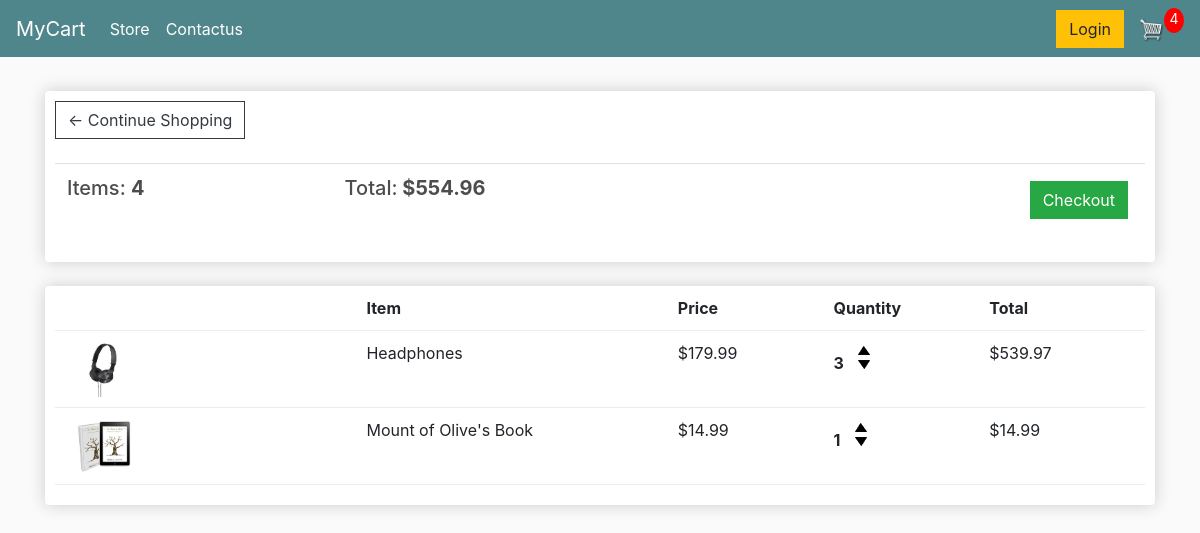
The app's page /cart/ (signed in), older data.
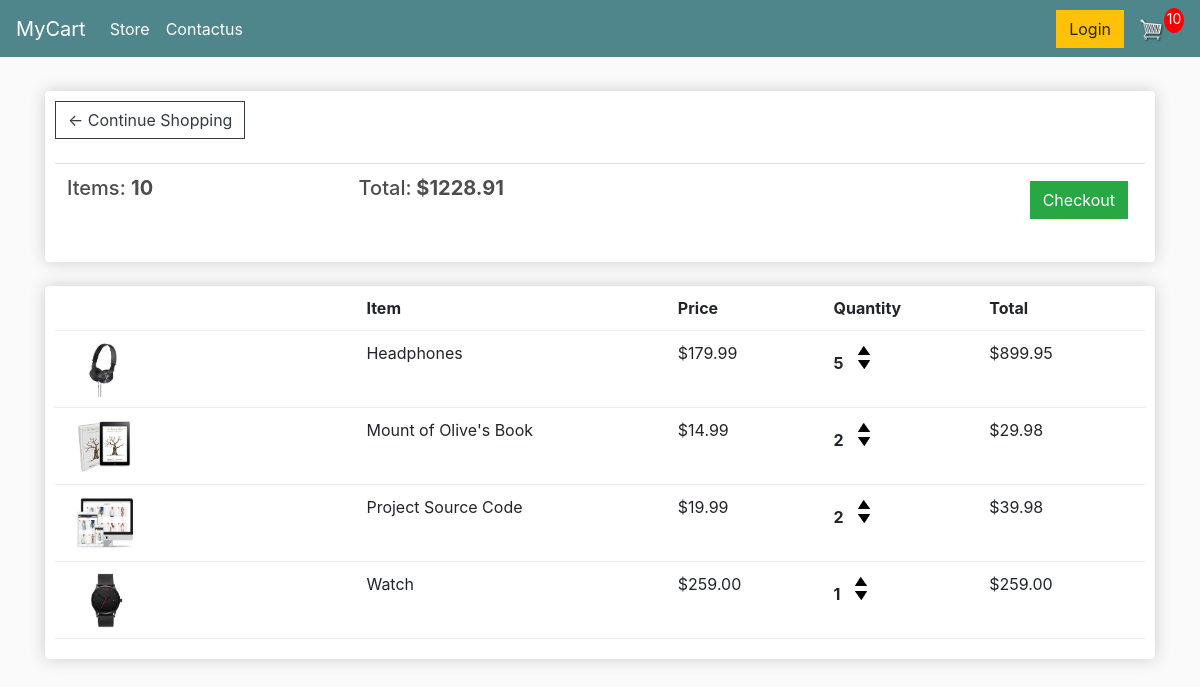
The same page, newer data.
### store/models.py (models this page shows, shortened)
class Order(models.Model):
	customer = models.ForeignKey(Customer, on_delete=models.SET_NULL, null=True, blank=True)
	date_ordered = models.DateTimeField(auto_now_add=True)
	complete = models.BooleanField(default=False)
	transaction_id = models.CharField(max_length=100, null=True)
	@property
	def get_cart_total(self):
		orderitems = self.orderitem_set.all()
		total = sum([item.get_total for item in orderitems])
		return total
	@property
	def get_cart_items(self):
		orderitems = self.orderitem_set.all()
		total = sum([item.quantity for item in orderitems])
		return total

class OrderItem(models.Model):
	product = models.ForeignKey(Product, on_delete=models.SET_NULL, null=True)
	order = models.ForeignKey(Order, on_delete=models.SET_NULL, null=True)
	quantity = models.IntegerField(default=0, null=True, blank=True)
	date_added = models.DateTimeField(auto_now_add=True)
	@property
	def get_total(self):
		total = self.product.price * self.quantity
		return total

class Product(models.Model):
	name = models.CharField(max_length=200)
	price = models.FloatField()
	digital = models.BooleanField(default=False,null=True, blank=True)
	image = models.ImageField(null=True, blank=True)
	@property
	def imageURL(self):
		try:
			url = self.image.url
		except:
			url = ''
		return url

### store/views.py (the view)
# urls.py: path('cart/', views.cart, name="cart"),
def cart(request):
	data = cartData(request)
	cartItems = data['cartItems']
	order = data['order']
	items = data['items']
	context = {'items':items, 'order':order, 'cartItems':cartItems}
	return render(request, 'store/cart.html', context)

### store/utils.py (called while the page is built)
def cartData(request):
	if request.user.is_authenticated:
		customer = request.user.customer
		order, created = Order.objects.get_or_create(customer=customer, complete=False)
		items = order.orderitem_set.all()
		cartItems = order.get_cart_items
	else:
		cookieData = cookieCart(request)
		cartItems = cookieData['cartItems']
		order = cookieData['order']
		items = cookieData['items']
	return {'cartItems':cartItems ,'order':order, 'items':items}

### store/templates/store/cart.html
{% extends 'store/main.html' %}
{% load static %}
{% block content %}
	<div class="row">
		<div class="col-lg-12">
			<div class="box-element">
				<a  class="btn btn-outline-dark" href="{% url 'store' %}">&#x2190; Continue Shopping</a>
				<br>
				<br>
				<table class="table">
					<tr>
						<th><h5>Items: <strong>{{order.get_cart_items}}</strong></h5></th>
						<th><h5>Total:<strong> ${{order.get_cart_total|floatformat:2}}</strong></h5></th>
						<th>
							<a  style="float:right; margin:5px;" class="btn btn-success" href="{% url 'checkout' %}">Checkout</a>
						</th>
					</tr>
				</table>
			</div>
			<br>
			<div class="box-element">
				<div class="cart-row">
					<div style="flex:2"></div>
					<div style="flex:2"><strong>Item</strong></div>
					<div style="flex:1"><strong>Price</strong></div>
					<div style="flex:1"><strong>Quantity</strong></div>
					<div style="flex:1"><strong>Total</strong></div>
				</div>
				{% for item in items %}
				<div class="cart-row">
					<div style="flex:2"><img class="row-image" src="{{item.product.imageURL}}"></div>
					<div style="flex:2"><p>{{item.product.name}}</p></div>
					<div style="flex:1"><p>${{item.product.price|floatformat:2}}</p></div>
					<div style="flex:1">
						<p class="quantity">{{item.quantity}}</p>
						<div class="quantity">
							<img data-product="{{item.product.id}}" data-action="add" class="chg-quantity update-cart" src="{% static  'images/arrow-up.png' %}">
							<img data-product="{{item.product.id}}" data-action="remove" class="chg-quantity update-cart" src="{% static  'images/arrow-down.png' %}">
						</div>
					</div>
					<div style="flex:1"><p>${{item.get_total|floatformat:2}}</p></div>
				</div>
				{% endfor %}
			</div>
		</div>
	</div>
{% endblock content %}

### store/templates/store/main.html (shortened to what this page needs)
<!DOCTYPE html>
{% load static %}
<html>
<head>
	<link rel="stylesheet" href="https://stackpath.bootstrapcdn.com/bootstrap/4.4.1/css/bootstrap.min.css">
	<link rel="stylesheet" type="text/css" href="{% static 'css/main.css' %}">
</head>
<body>
	<nav class="navbar navbar-expand-lg navbar-dark bg-dark">
	  <a class="navbar-brand" href="{% url 'store' %}">MyCart</a>
	  <div class="collapse navbar-collapse" id="navbarSupportedContent">
	    <ul class="navbar-nav mr-auto">
	      <li class="nav-item active">
	        <a class="nav-link" href="{% url 'store' %}">Store <span class="sr-only">(current)</span></a>
	      </li>
	      <li class="nav-item active">
			<a class="nav-link" href="/contact">Contactus<span class="sr-only">(current)</span></a>
		  </li>
	    </ul>
	    <div class="form-inline my-2 my-lg-0">
	     	<a href="/login"class="btn btn-warning">Login</a>
	     	<a href="{% url 'cart' %}">
	    		<img  id="cart-icon" src="{% static 'images/cart.png' %}">
	    	</a>
	    	<p id="cart-total">{{cartItems}}</p>
	    </div>
	  </div>
	</nav>
     <div class="container">
            <br>
            {% block content %}
            {% endblock content %}
         </div>
</body>
</html>

### static/css/main.css (style rules this page uses)
body { background-color: hsl(0, 0%, 98%); }
h1,h2,h3,h4,h5,h6 { color:hsl(0, 0%, 30%); }
.box-element { box-shadow:hsl(0, 0%, 80%) 0 0 16px; background-color: #fff; border-radius: 4px; padding: 10px; }
.bg-dark { background-color: #4f868c!important; }
#cart-icon { width:25px; display: inline-block; margin-left: 15px; }
#cart-total { display: block; text-align: center; color:#fff; background-color: red; width: 20px; height: 25px; border-radius: 50%; font-size: 14px; }
.col-lg-4, .col-lg-6, .col-lg-8, .col-lg-12 { margin-top: 10px; }
.btn { border-radius: 0; }
.row-image { width: 100px; }
.cart-row { display: flex; align-items: flex-stretch; padding-bottom: 10px; margin-bottom: 10px; border-bottom: 1px solid #ececec; }
.quantity { display: inline-block; font-weight: 700; padding-right:10px; }
.chg-quantity { width: 12px; cursor: pointer; display: block; margin-top: 5px; transition:.1s; }

Row changes from the older to the newer data that the page shows:
changed through a linked row, Order: get_cart_items "4" → "10"; get_cart_total "554.96" → "1228.91"
changed OrderItem "Headphones": quantity "3" → "5"; get_total "539.97" → "899.95"
changed OrderItem "Mount of Olive's Book": quantity "1" → "2"; get_total "14.99" → "29.98"
added OrderItem: product.imageURL (picture), product.name "Project Source Code", product.price "19.99", quantity "2", get_total "39.98"
added OrderItem: product.imageURL (picture), product.name "Watch", product.price "259.00", quantity "1", get_total "259.00"
Text that changed along with them:
{{ cartItems }}: "4" → "10"
